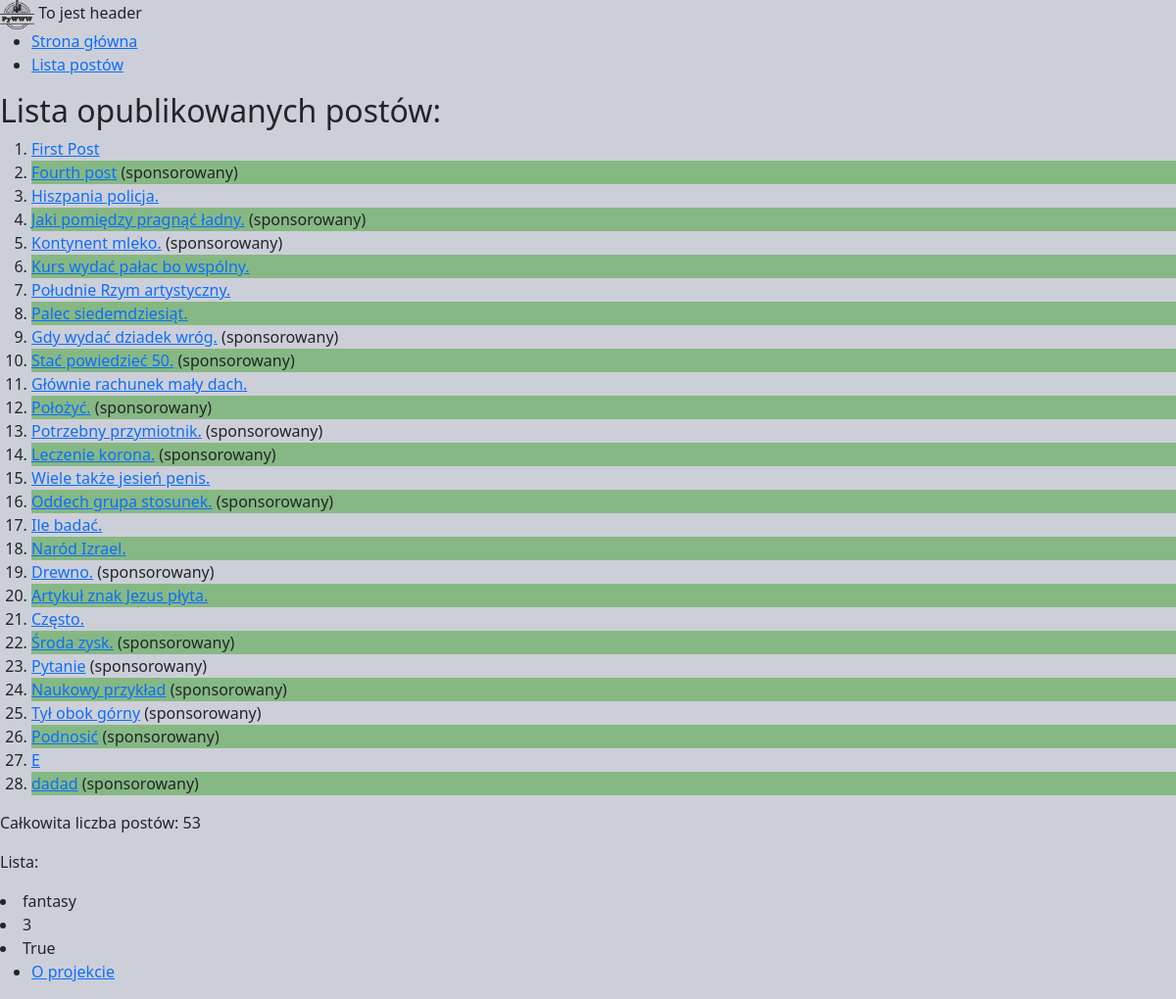
The app's page /posts/, older data.
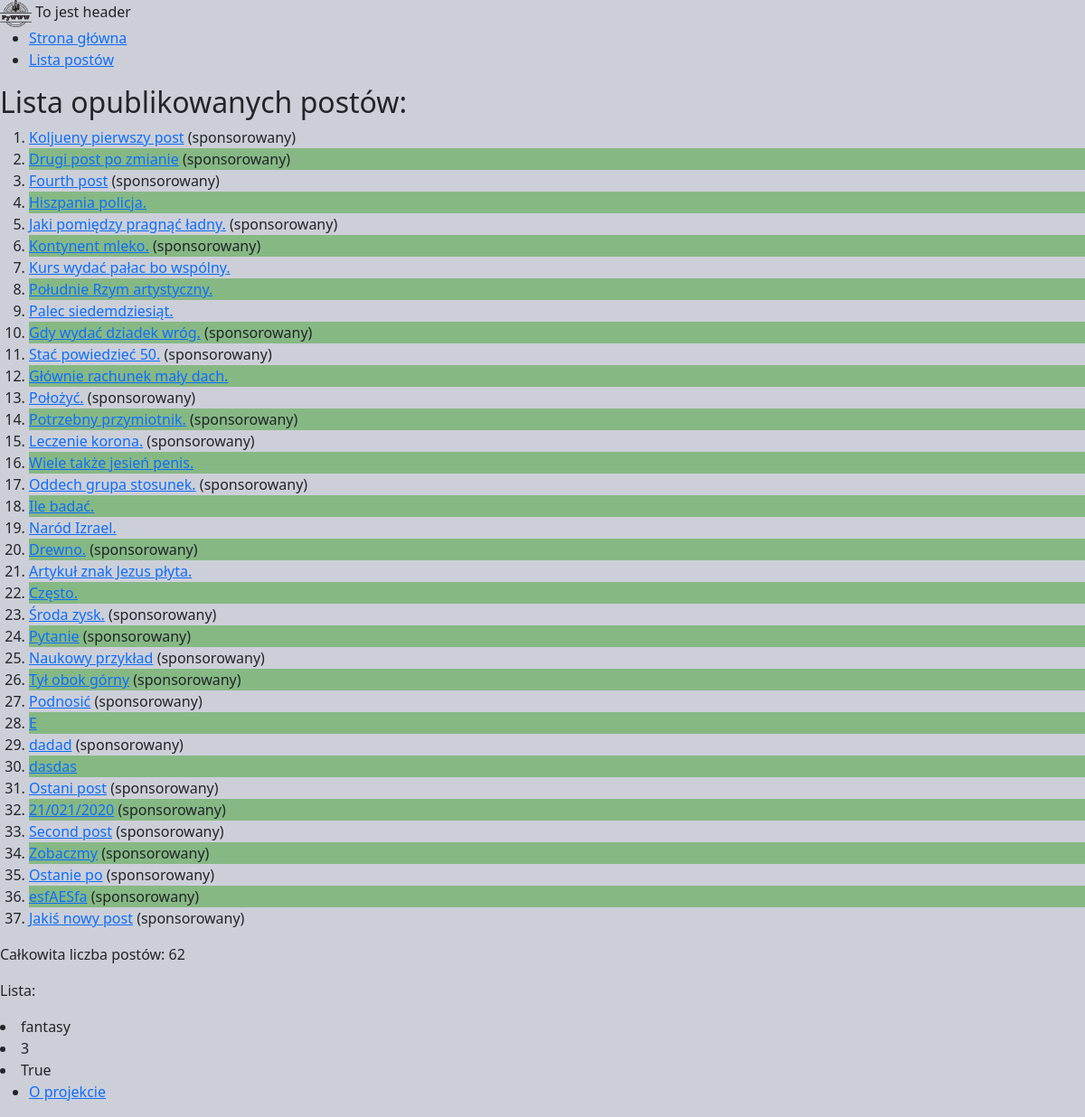
The same page, newer data.
### posts/models.py (models this page shows, shortened)
class Post(Timestamp):
  title = models.CharField(verbose_name='Tytuł', max_length=255)
  content = models.TextField(verbose_name='Treść')
  published = models.BooleanField(verbose_name='Opublikowany', default=False)
  sponsored = models.BooleanField(verbose_name='Sponsorowany', default=False)
  author = models.ForeignKey("auth.User", on_delete=models.CASCADE, related_name="posts")
  tags = models.ManyToManyField('tags.Tag', related_name='posts')
  category = models.ManyToManyField('posts.Category', default=None, related_name='categories')
  example_file = models.FileField(upload_to='posts/examples/', blank=True, null=True)
  image = models.ImageField(upload_to='posts/images/%Y/%m/%d', blank=True, null=True)

### posts/views.py (the view)
# urls.py: path('', posts_list, name='list'),
def posts_list(request):
  published_posts = Post.objects.filter(published=True)
  all_posts = Post.objects.count()
  context = {'posts_list': published_posts, 'all_posts_number': all_posts, 'topics': ['fantasy', 3, True]}
  return render(request, "posts/list.html", context)

### posts/templates/posts/list.html (shortened to what this page needs)
{% extends 'base.html' %}
{% load static %}
{% block style %}<link href={% static "posts/css/style.css" %} rel="stylesheet">{% endblock %}
{% block body %}
  <h2>Lista opublikowanych postów:</h2>
  <ol>
    {% for post in posts_list %}
        <li>
          <a href ="{% url 'posts:post_details' post.id %}" target="_blank">{{post.title}}</a>
          {% if post.sponsored %}
            (sponsorowany)
          {% endif %}
        </li>
    {% endfor %}
  </ol>
  <p>Całkowita liczba postów: {{all_posts_number}}</p>
  <p>Lista:</p>
  {% for topic in topics %}
  <li>{{topic}}</li>
  {% endfor %}
{% endblock %}

Row changes from the older to the newer data that the page shows:
changed Post: title "First Post" → "Koljueny pierwszy post"; now shows "(sponsorowany)"
now on this page (row edited): Post: title "Drugi post po zmianie", sponsored "(sponsorowany)"
added Post: title "dasdas"
added Post: title "Ostani post", sponsored "(sponsorowany)"
added Post: title "21/021/2020", sponsored "(sponsorowany)"
added Post: title "Second post", sponsored "(sponsorowany)"
added Post: title "Zobaczmy", sponsored "(sponsorowany)"
added Post: title "Ostanie po", sponsored "(sponsorowany)"
added Post: title "esfAESfa", sponsored "(sponsorowany)"
added Post: title "Jakiś nowy post", sponsored "(sponsorowany)"
Text that changed along with them:
{{ all_posts_number }}: "53" → "62"
